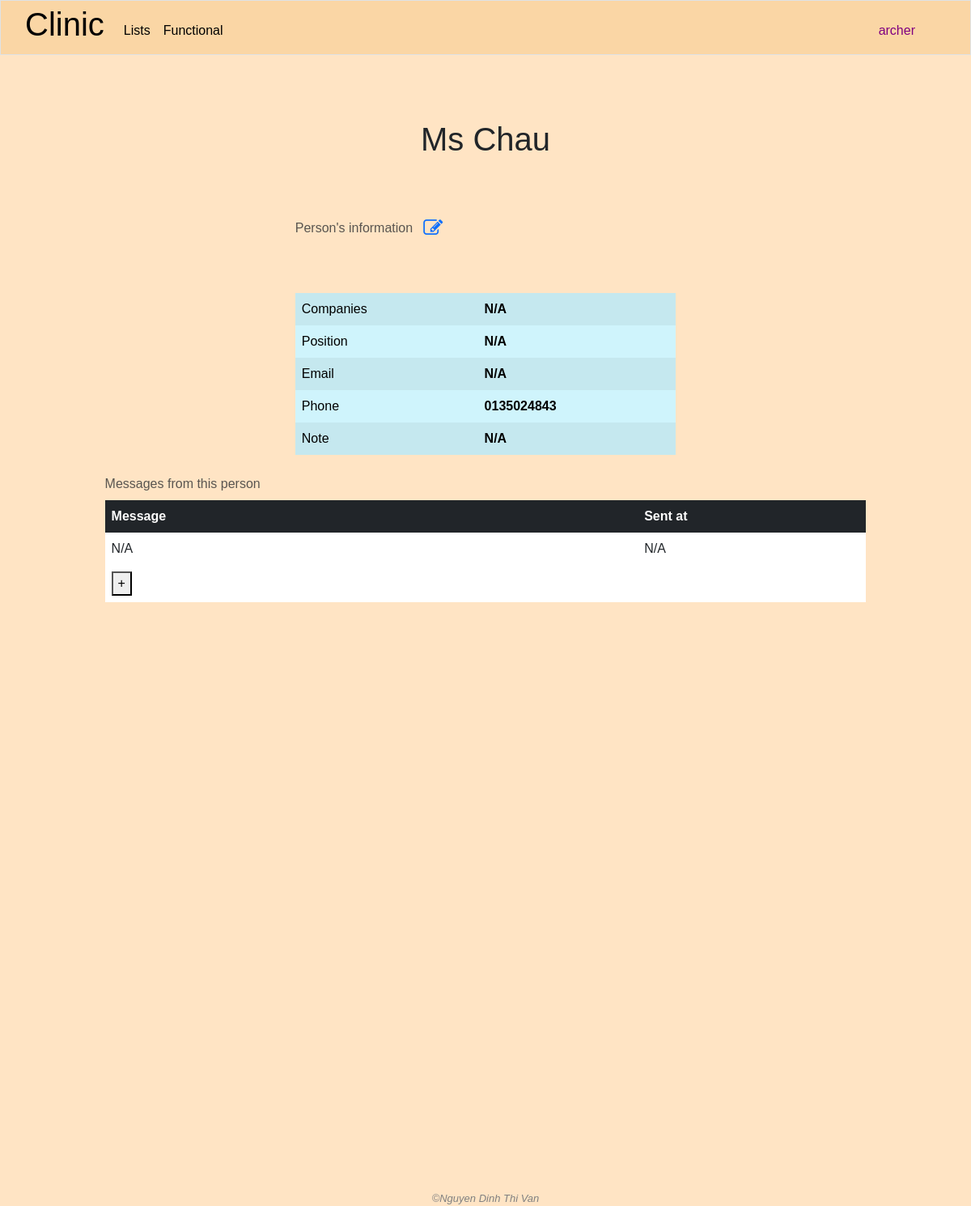
Page /person/5 (signed in) on the earlier database version.
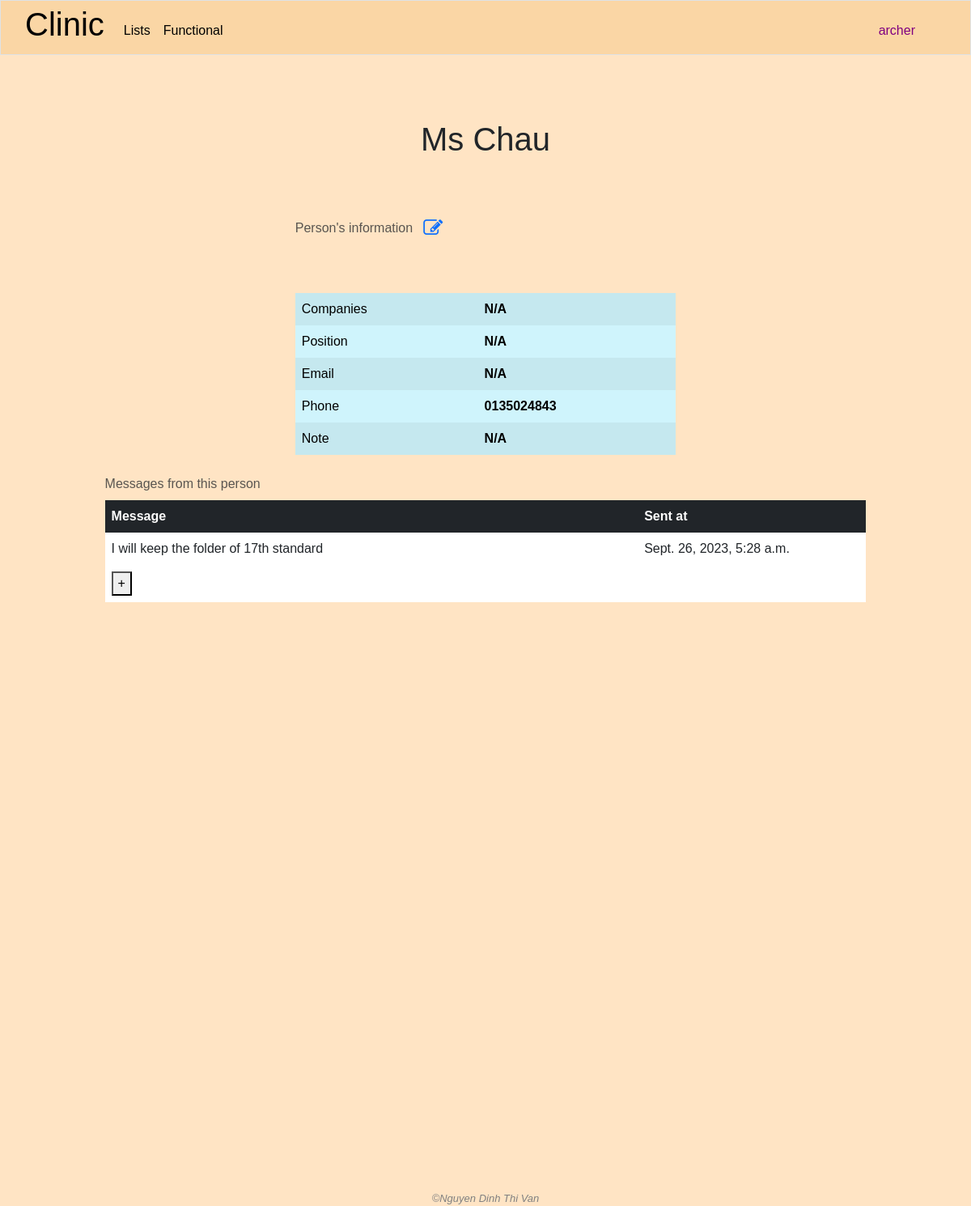
Same page on the later database version.
### clinic/models.py (models this page shows, shortened)
class User(AbstractUser):
    class Level(models.IntegerChoices):
        LOW = 1
        MIDDLE = 2
        TOP = 3
    management_right_level = models.IntegerField(choices=Level.choices, blank=True, null=True)

class People(models.Model):
    name = models.CharField(max_length=255)
    company = models.ManyToManyField(Company,related_name="contact")
    position = models.TextField(blank=True)
    email = models.CharField(max_length=255)
    phone = models.CharField(max_length=255)
    note = models.TextField(blank=True)
    created_by = models.ForeignKey(User, on_delete=models.SET_NULL, blank=True, null=True, related_name='add_people')
    modified_by = models.ForeignKey(User, on_delete=models.SET_NULL, blank=True, null=True, related_name='modified_person')

class ContactDiary(models.Model):
    name = models.ForeignKey(People, on_delete=models.CASCADE, related_name='talks')
    content = models.TextField()
    date = models.DateTimeField(auto_now_add=True)

### clinic/views.py (the view)
# urls.py: path('person/<int:person_id>', views.person_detail, name='person_detail'),
@login_required
@csrf_exempt
def person_detail(request, person_id):
    if request.method == 'POST':
        if "modify_people_info" not in user_right(request.user.management_right_level):
            request.session['nay_message'] = "You do not have the right to modify this information"
            return JsonResponse({'error': 'You do not have the right to modify this info'}, status=403)
        data = json.loads(request.body)
        if data.get('new_name') is not None:
            try:
                person = People.objects.get(pk=person_id)
                person.name = data['new_name']
                person.position = data['new_position']
                person.email = data['new_email']
                person.phone = data['new_phone']
                person.note = data['new_note']
                person.save()
                return JsonResponse({'message': 'New info saved'}, status=200)
            except People.DoesNotExist:
                request.session['nay_message'] = 'That person does not exist in database'
                return JsonResponse({'error': 'Person does not exist'}, status=400)
        else:
            request.session['nay_message'] = "Don't leave empty name"
            return JsonResponse({'error': "Don't leave empty name"}, status=401)
    else:
        if "read_all_people_info" not in user_right(request.user.management_right_level):
            request.session['nay_message'] = 'You do not have the right to visit this page'
            return HttpResponseRedirect(reverse('index'))
        try:
            person = People.objects.get(pk=person_id)
            companies = person.company.all()
            messages = person.talks.all().order_by("-date")
            yay_message = request.session.get('yay_message', '')
            nay_message = request.session.get('nay_message', '')
            request.session['yay_message'] = ''
            request.session['nay_message'] = ''
            return render(request, "clinic/person_detail.html", {
                "person": person,
                "messages": messages,
                "companies": companies,
                'yay_message': yay_message,
                'nay_message': nay_message
            })
        except People.DoesNotExist:
            request.session['nay_message'] = 'That person does not exist'
            return HttpResponseRedirect(reverse('people'))

### clinic/templates/clinic/person_detail.html (shortened to what this page needs)
{% extends "clinic/layout.html" %}
{% load static %}
{% block main %}
    <h1 class="text-center">{{ person.name }}</h1>
    <div class="container-fluid">
        <table class="table table-borderless table-info table-striped align-middle caption-top person-info-table">
            <caption>Person's information<button class="btn btn-link" id="edit-btn"><i class="fa fa-edit" style="font-size:24px;"></i></button></caption>
            <tbody>
                <tr>
                    <td>Companies</td>
                    <td>
                        <strong>
                            {% for company in person.company.all.values %}
                                {% if not forloop.last %}
                                    {{ company.name }},
                                {% else %}
                                    {{ company.name }}
                                {% endif %}
                            {% empty %}
                                N/A
                            {% endfor %}
                        </strong>
                    </td>
                </tr>
                <tr>
                    <td>Position</td>
                    <td id="original-position">
                        <strong>
                            {% if not person.position %}
                                N/A
                            {% else %}
                                {{ person.position }}
                            {% endif %}
                        </strong>
                    </td>
                </tr>
                <tr>
                    <td>Email</td>
                    <td id="original-email">
                        <strong>
                            {% if not person.email %}
                                N/A
                            {% else %}
                                {{ person.email }}
                            {% endif %}
                        </strong>
                    </td>
                </tr>
                <tr>
                    <td>Phone</td>
                    <td id="original-phone">
                        <strong>
                            {% if not person.phone %}
                                N/A
                            {% else %}
                                {{ person.phone }}
                            {% endif %}
                        </strong>
                    </td>
                </tr>
                <tr>
                    <td>Note</td>
                    <td id="original-note">
                        <strong>
                            {% if not person.note %}
                                N/A
                            {% else %}
                                {{ person.note }}
                            {% endif %}
                        </strong>
                    </td>
                </tr>
            </tbody>
        </table>
    </div>
    <div class="container-fluid">
        <table class="table table-borderless table-hover align-middle caption-top message-table">
            <caption>Messages from this person</caption>
            <thead class="table-dark">
                <tr>
                    <th width="70%">Message</th>
                    <th width="30%">Sent at</th>
                </tr>
            </thead>
            <tbody>
                {% for message in messages %}
                    <tr>
                        <td>{{ message.content }}</td>
                        <td>{{ message.date }}</td>
                    </tr>
                {% empty %}
                    <tr>
                        <td>N/A</td>
                        <td>N/A</td>
                    </tr>
                {% endfor %}
                <tr>
                    <td colspan="2"><button id="new-message-show">+</button></td>
                </tr>
            </tbody>
        </table>
    </div>
    <div class="general">
    </div>
{% endblock %}

### clinic/templates/clinic/layout.html (shortened to what this page needs)
{% load static %}
<!DOCTYPE html>
<html lang="en">
    <head>
        <link rel="stylesheet" href="https://cdnjs.cloudflare.com/ajax/libs/font-awesome/4.7.0/css/font-awesome.min.css">
        <link rel="stylesheet" href="{% static 'clinic/bootstrap.css' %}">
        <link rel="stylesheet" href="{% static 'clinic/styles.css' %}">
    </head>
    <body>
        <nav class="navbar navbar-expand-lg navbar-custom border">
            <a class="navbar-brand" href="{% url 'index' %}"><span><h1>Clinic</h1></span></a>
            <div class="collapse navbar-collapse" id="navbar">
                <ul class="navbar-nav me-auto mt-2">
                    <li class="nav-item">
                        <div class="dropdown">
                            <button class="nav-link active" type="button" id="dropdownMenuButton3" data-bs-toggle="dropdown" aria-expanded="false">
                                Lists
                            </button>
                        </div>
                    </li>
                    {% if user.is_authenticated %}
                        <li class="nav-item">
                            <a class="nav-link active">
                                Functional
                            </a>
                        </li>
                    {% endif %}
                </ul>
                <ul class="navbar-nav ms-auto mt-2">
                    {% if user.is_authenticated %}
                        <li class="nav-item">
                            <div class="dropdown">
                                <button class="nav-link active" style="color: purple;" type="button" id="dropdownMenuButton2" data-bs-toggle="dropdown" aria-expanded="false">
                                    {{ user.username }}
                                </button>
                            </div>
                        </li>
                    {% else %}
                        <li class="nav-item">
                            <a class="nav-link active" href="{% url 'login' %}">
                                Log in
                            </a>
                        </li>
                    {% endif %}
                </ul>
            </div>
        </nav>
        <main>{% block main %}{% endblock %}</main>
        <footer class="text-center">
            &#169;Nguyen Dinh Thi Van
        </footer>
    </body>
</html>

### clinic/static/clinic/styles.css (style rules this page uses)
body { font-family: sans-serif; }
body { color: auto; background-color: bisque; }
main { min-height: 40vh; }
footer { margin-top: 150px; font-family: sans-serif; font-size: 13px; font-style: italic; color: grey; }
.navbar-custom { padding: 0 60px 0 30px; background: #FAD6A5; margin-bottom: 30px; }
#edit-btn { margin: 50px 0; }
.general { display: flex; justify-content: center; align-items: center; }
.person-info-table { width: 40%; background-color: transparent !important; }
.message-table { width: 80%; }
.container-fluid { display: flex; justify-content: center; align-items: center; }
td { padding: .5em; color: orange; }

Differences in the rows shown:
added ContactDiary: content "I will keep the folder of 17th standard", date "Sept. 26, 2023, 5:28 a.m."
Other differences:
text no longer shown: "N/A N/A"
